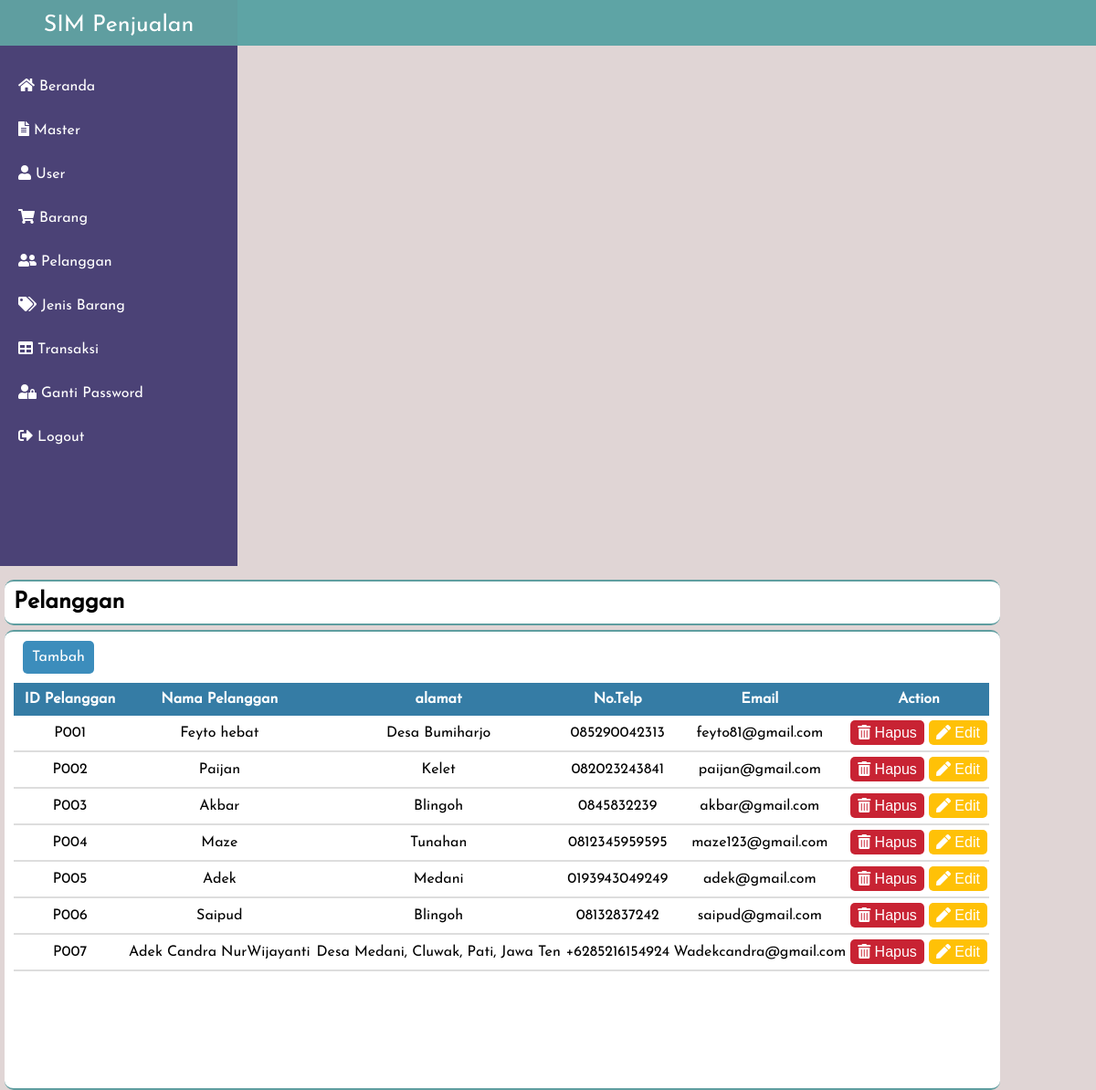
/index.php?p=pelanggan (signed in), run on the app's committed database.
### tables this page shows
CREATE TABLE `pelanggan` (
  `id_pelanggan` varchar(10) NOT NULL,
  `nama` varchar(30) NOT NULL,
  `alamat` varchar(35) NOT NULL,
  `no_telp` varchar(15) NOT NULL,
  `email` varchar(40) NOT NULL
);

### system/proses.php (called while the page is built, shortened)
<?php
	class proses{
		function __construct(){
			$server='localhost';
			$user='root';
			$psw='';
			$dbname='db_penjualan2';
			$kon=$this->con=new PDO("mysql:host=$server;dbname=$dbname",$user,$psw);
		}
		function get($cel=null,$table=null,$property=null){
			$qw ="SELECT $cel FROM $table $property";
			$ret=$this->con->query($qw);
			return $ret;
		}
	}
	$db=new proses;
 ?>

### content/pelanggan.php (the view)
<?php
	include "system/proses.php";
 ?>
<div class="judul-content">
	<h1>Pelanggan</h1>
</div>
<div class="isi-content">
	<a href="index.php?p=f_pelanggan" class="link-tambah-barang">Tambah</a>
	<div class="judul-home">
		<div class="divtabel">
		<table class="tabel98">
			<tr>
				<th>ID Pelanggan</th>
				<th>Nama Pelanggan</th>
				<th>alamat</th>
				<th>No.Telp</th>
				<th>Email</th>
				<th>Action</th>
			</tr>
			<?php
				$qw=$db->get("*","pelanggan","ORDER BY id_pelanggan ASC");
				foreach($qw as $tamp_pelanggan) {
			 ?>
			<tr>
				<td><?= $tamp_pelanggan['id_pelanggan']; ?></td>
				<td><?= $tamp_pelanggan['nama']; ?></td>
				<td><?= $tamp_pelanggan['alamat']; ?></td>
				<td><?= $tamp_pelanggan['no_telp']; ?></td>
				<td><?= $tamp_pelanggan['email']; ?></td>
				<td>
					<a href="crud/hapus_pelanggan.php?idp=<?= $tamp_pelanggan['id_pelanggan']; ?>" class="btn btn-merah" onclick="return confirm('Yakin Ingin Menghapus Data ?')"><i class="fa fa-trash-alt"></i> Hapus</a>
					<a href="index.php?p=f_pelanggan&id_pelanggan=<?= $tamp_pelanggan['id_pelanggan']; ?>" class="btn btn-kuning"><i class="fa fa-pen"></i> Edit</a>
				</td>
			</tr>
			<?php
				}
			 ?>
		</table>
		</div>
	</div>
</div>

### index.php (shortened to what this page needs)
<!DOCTYPE html>
<html>
<head>
	<link rel="stylesheet" type="text/css" href="assets/css/custom.css">
	<link rel="stylesheet" type="text/css" href="assets/fontawesome/css/all.min.css">
</head>
<body>
	<div class="header">
		<div class="judul">
			<h1>SIM Penjualan</h1>
		</div>
	</div>
	<div class="sidebar">
		<div class="menu">
			<ul>
				<?php
				if($_SESSION['level']=="admin"){
					$home="";
					$user="";
					$barang="";
					$pelanggan="";
					$jenis="";
					$transaksi="";
					$gp="";
				}
				 ?>
				<li <?php echo $home; ?>><a href="index.php?p=home"><i class="fas fa-home"></i> Beranda</a></li>
				<li <?php echo $master; ?>><a href="index.php?p=master"><i class="fas fa-file-alt"></i> Master</a></li>
				<li <?php echo $user; ?>><a href="index.php?p=user"><i class="fa fa-user"></i> User</a></li>
				<li <?php echo $barang; ?>><a href="index.php?p=barang"><i class="fa fa-shopping-cart"></i> Barang</a></li>
				<li <?php echo $pelanggan; ?>><a href="index.php?p=pelanggan"><i class="fa fa-user-friends"></i> Pelanggan</a></li>
				<li <?php echo $jenis; ?>><a href="index.php?p=jenis_barang"><i class="fa fa-tags"></i> Jenis Barang</a></li>
				<li <?php echo $transaksi; ?>><a href="index.php?p=transaksi"><i class="fas fa-table"></i> Transaksi</a></li>
				<li <?php echo $gp; ?>><a href="index.php?p=ganti_password"><i class="fas fa-user-lock"></i> Ganti Password</a></li>
				<li <?php echo $home; ?>><a href="logout.php" onclick="return confirm('Yakin Ingin Logout ?')"><i class="fa fa-sign-out-alt"></i> Logout</a></li>
			</ul>
		</div>
	</div>
	<div class="content">
		<?php
			if ( empty($_GET['p']) ){
				echo "<script>document.location.href='index.php?p=home'</script>";
			}else{
				$p=$_GET['p'];
				include "content/$p.php";
			}
		 ?>
	</div>
</body>
</html>

### assets/css/custom.css (style rules this page uses)
body { margin: 0px; text-decoration: none; box-sizing: border-box; list-style: none; background-color: #e0d5d5; font-family: 'Josefin Sans', sans-serif; }
* { margin: 0; padding: 0; box-sizing: border-box; list-style: none; text-decoration: none; font-family: 'Josefin Sans', sans-serif; }
.header { float: left; width: 100%; height: 50px; font-family: 'Josefin Sans', sans-serif; background-color: #5ea4a5; }
.header .judul { width: 260px; height: 50px; background-color: #5f9ea0; float: left; font-family: 'Josefin Sans', sans-serif; }
.header .judul h1 { font-family: 'Josefin Sans', sans-serif; font-weight: normal; font-size: 25px; text-align: center; margin-top: 15px; color: #fff; text-align: center; }
.sidebar { float: left; width: 260px; height: 570px; background-color: #4b4276; margin-bottom: 5px; font-family: 'Josefin Sans',sans-serif; }
.sidebar .menu ul { list-style: none; width: 260px; list-style: none; font-family: 'Josefin Sans',sans-serif; margin-top: 20px; }
.sidebar .menu { width: 260px; float: left; font-family: 'Josefin Sans',sans-serif; }
.sidebar .menu ul li a { color: #fff; text-decoration: none; font-family: segoe ui; padding:15px 20px; display: block; font-family: 'Josefin Sans',sans-serif; }
.content { float: left; width: 1089px; height: auto; }
.content .judul-content { float: left; margin-left: 5px; width: 1090px; height: 50px; background-color: #fff; margin-top: 10px; border-radius: 10px; border-top: 2px solid #5f9ea0; border-bottom: 2px solid #5f9ea0; font-family: 'Josefin Sans',sans-serif; }
.content .judul-content h1 { font-family: ; font-size: 25px; margin: 10px 10px; background-color: #fff; font-family: 'Josefin Sans',sans-serif; }
.content .isi-content { float: left; width: 1090px; height: auto; background-color: #fff; margin-top:5px; margin-left: 5px; border-radius: 10px; border-top: 2px solid #5f9ea0; border-bottom: 2px solid #5f9ea0; font-family: 'Josefin Sans',sans-serif; }
.content .judul-home { height: 500px; }
.link-tambah-barang { border-radius:5px; float: left; font-family: 'Josefin Sans',sans-serif; text-decoration: none; color: #fff; padding: 10px; background-color: #3c8dbc; margin-top: 10px; margin-bottom: 10px; margin-left: 20px; }
.tabel98 { width: 98%; border-collapse: collapse; margin-top: 30px; padding-left: 30px; margin-left: 10px; font-family: 'Josefin Sans',sans-serif; }
.tabel98 tr th { padding:10px; color: #fff; font-family: 'Josefin Sans',sans-serif; background-color: #357ca5; }
.tabel98 tr td { padding-top: 10px; padding-bottom: 10px; font-family: segoe ui; text-align: center; border-bottom: 2px solid #ddd; font-family: 'Josefin Sans',sans-serif; }
.btn { text-decoration: none; color: #fff; font-family: segoe ui; border-radius: 5px; padding:5px 8px; font-family: 'Josefin San',sans-serif; }
.btn-merah { background-color: #C82333; }
.btn-kuning { background-color: #FFC107; }

### data on the page
pelanggan: id_pelanggan "P001", nama "Feyto hebat", alamat "Desa Bumiharjo", no_telp "085290042313", email "feyto81@gmail.com"
pelanggan: id_pelanggan "P002", nama "Paijan", alamat "Kelet", no_telp "082023243841", email "paijan@gmail.com"
pelanggan: id_pelanggan "P003", nama "Akbar", alamat "Blingoh", no_telp "0845832239", email "akbar@gmail.com"
pelanggan: id_pelanggan "P004", nama "Maze", alamat "Tunahan", no_telp "0812345959595", email "maze123@gmail.com"
pelanggan: id_pelanggan "P005", nama "Adek", alamat "Medani", no_telp "0193943049249", email "adek@gmail.com"
pelanggan: id_pelanggan "P006", nama "Saipud", alamat "Blingoh", no_telp "08132837242", email "saipud@gmail.com"
pelanggan: id_pelanggan "P007", nama "Adek Candra NurWijayanti", alamat "Desa Medani, Cluwak, Pati, Jawa Ten", no_telp "+6285216154924", email "Wadekcandra@gmail.com"
